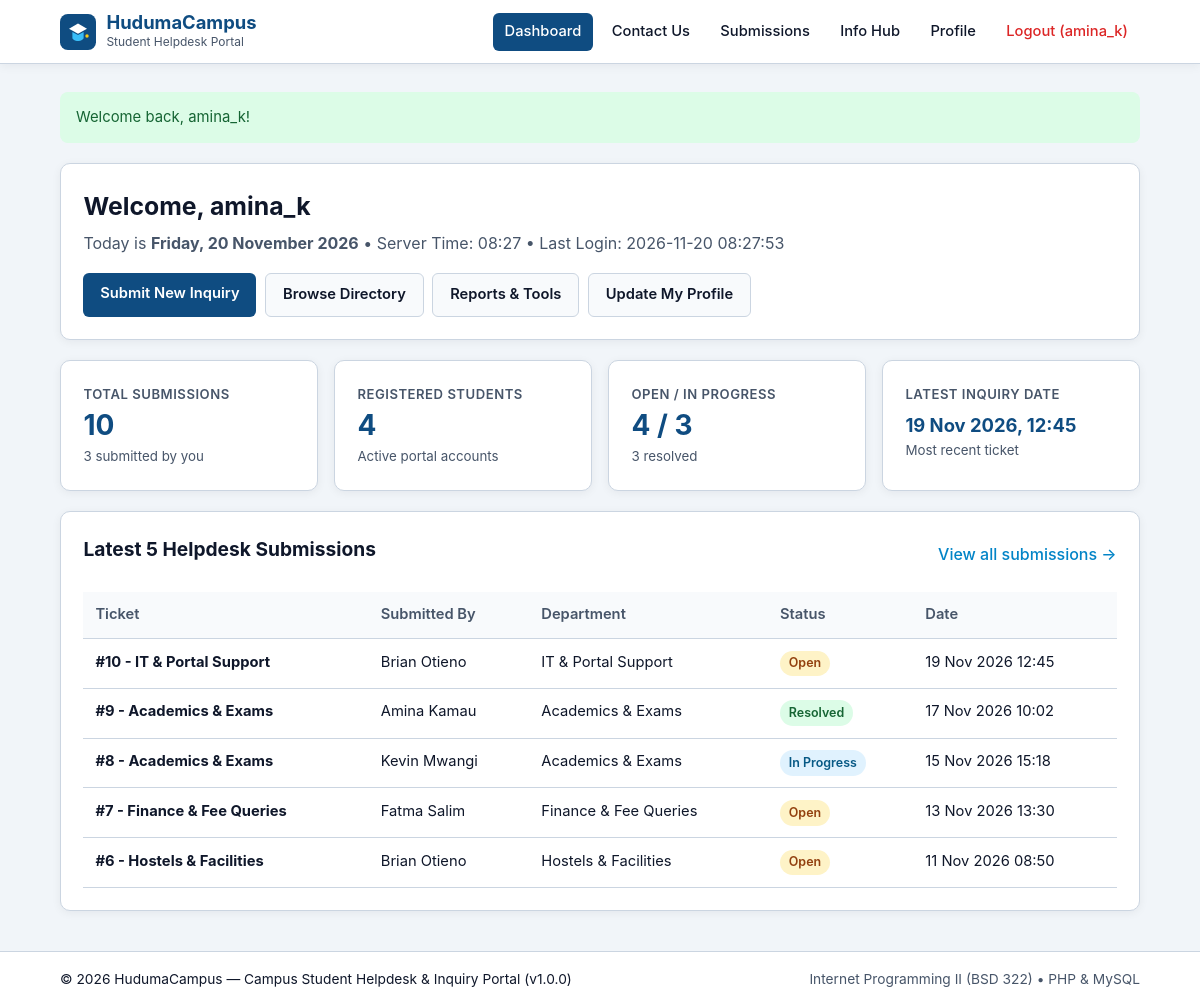
/pages/dashboard.php (signed in), run on the app's committed database.
### tables this page shows
CREATE TABLE `submissions` (
    `id` INT UNSIGNED NOT NULL AUTO_INCREMENT,
    `user_id` INT UNSIGNED NOT NULL,
    `category_id` INT UNSIGNED NOT NULL,
    `sender_name` VARCHAR(100) NOT NULL,
    `sender_email` VARCHAR(120) NOT NULL,
    `subject` VARCHAR(150) NOT NULL,
    `message` TEXT NOT NULL,
    `status` ENUM('Open', 'In Progress', 'Resolved') NOT NULL DEFAULT 'Open',
    `created_at` DATETIME NOT NULL DEFAULT CURRENT_TIMESTAMP,
    `updated_at` DATETIME DEFAULT NULL ON UPDATE CURRENT_TIMESTAMP,
    PRIMARY KEY (`id`),
    KEY `idx_submissions_user_id` (`user_id`),
    KEY `idx_submissions_category_id` (`category_id`),
    KEY `idx_submissions_email` (`sender_email`),
    KEY `idx_submissions_subject` (`subject`),
    KEY `idx_submissions_status` (`status`),
    KEY `idx_submissions_created_at` (`created_at`),
    CONSTRAINT `fk_submissions_user`
        FOREIGN KEY (`user_id`) REFERENCES `users` (`id`)
        ON DELETE CASCADE ON UPDATE CASCADE,
    CONSTRAINT `fk_submissions_category`
        FOREIGN KEY (`category_id`) REFERENCES `categories` (`id`)
        ON DELETE RESTRICT ON UPDATE CASCADE
);

CREATE TABLE `categories` (
    `id` INT UNSIGNED NOT NULL AUTO_INCREMENT,
    `name` VARCHAR(80) NOT NULL,
    `desk_email` VARCHAR(120) NOT NULL,
    `description` VARCHAR(255) DEFAULT NULL,
    `created_at` DATETIME NOT NULL DEFAULT CURRENT_TIMESTAMP,
    PRIMARY KEY (`id`),
    UNIQUE KEY `uq_categories_name` (`name`)
);

### includes/functions.php (called while the page is built, shortened)
<?php
function e(?string $value): string
{
    return htmlspecialchars($value ?? '', ENT_QUOTES | ENT_SUBSTITUTE, 'UTF-8');
}
function getFlash(): ?array
{
    if (isset($_SESSION['flash'])) {
        $flash = $_SESSION['flash'];
        return $flash;
    }
    return null;
}
function isLoggedIn(): bool
{
    return isset($_SESSION['user_id']) && is_int($_SESSION['user_id']);
}
function getCurrentTheme(): string
{
    $allowed = ['light', 'dark'];
    $theme   = $_COOKIE['hc_theme'] ?? 'light';
    return in_array($theme, $allowed, true) ? $theme : 'light';
}

### pages/dashboard.php (the view, shortened to what this page needs)
<?php
require_once dirname(__DIR__) . '/includes/functions.php';
$pdo    = getDBConnection();
$userId = (int) $_SESSION['user_id'];
$subStats = $pdo->query(
    "SELECT
        COUNT(id) AS total_submissions,
        COALESCE(SUM(CASE WHEN status = 'Open' THEN 1 ELSE 0 END), 0) AS open_count,
        COALESCE(SUM(CASE WHEN status = 'In Progress' THEN 1 ELSE 0 END), 0) AS progress_count,
        COALESCE(SUM(CASE WHEN status = 'Resolved' THEN 1 ELSE 0 END), 0) AS resolved_count,
        MAX(created_at) AS latest_submission
     FROM submissions"
)->fetch();
$userCount = (int) $pdo->query('SELECT COUNT(id) FROM users')->fetchColumn();
$myStmt = $pdo->prepare('SELECT COUNT(id) FROM submissions WHERE user_id = :uid');
$myStmt->execute([':uid' => $userId]);
$mySubmissions = (int) $myStmt->fetchColumn();
$recentStmt = $pdo->query(
    "SELECT
        s.id,
        CONCAT('#', s.id, ' - ', s.subject) AS ticket_label,
        s.sender_name,
        c.name AS category_name,
        s.status,
        s.created_at
     FROM submissions s
     INNER JOIN categories c ON s.category_id = c.id
     ORDER BY s.created_at DESC
     LIMIT 5"
);
$recentTickets = $recentStmt->fetchAll();
$quickActions = [
    ['label' => 'Submit New Inquiry', 'url' => '/pages/contact.php',     'style' => 'btn-primary'],
    ['label' => 'Browse Directory',   'url' => '/pages/submissions.php', 'style' => 'btn-secondary'],
    ['label' => 'Reports & Tools',    'url' => '/pages/info_hub.php',    'style' => 'btn-secondary'],
    ['label' => 'Update My Profile',  'url' => '/pages/profile.php',     'style' => 'btn-secondary'],
];
require_once dirname(__DIR__) . '/includes/header.php';
?>
<section class="page-header card">
    <div>
        <h1>Welcome, <?= e($_SESSION['username']) ?></h1>
        <p class="muted">
            Today is <strong><?= e(date('l, j F Y')) ?></strong>
            &bull; Server Time: <?= e(date('H:i')) ?>
            <?php if (!empty($_COOKIE['hc_last_login'])): ?>
                &bull; Last Login: <?= e($_COOKIE['hc_last_login']) ?>
            <?php endif; ?>
        </p>
    </div>
    <div class="btn-group">
        <?php foreach ($quickActions as $action): ?>
            <a href="<?= e(BASE_URL . $action['url']) ?>" class="btn <?= e($action['style']) ?>">
                <?= e($action['label']) ?>
            </a>
        <?php endforeach; ?>
    </div>
</section>
<section class="stats-grid" aria-label="Helpdesk Summary Statistics">
    <article class="stat-card card">
        <span class="stat-label">Total Submissions</span>
        <strong class="stat-value"><?= (int) $subStats['total_submissions'] ?></strong>
        <small class="muted"><?= $mySubmissions ?> submitted by you</small>
    </article>
    <article class="stat-card card">
        <span class="stat-label">Registered Students</span>
        <strong class="stat-value"><?= $userCount ?></strong>
        <small class="muted">Active portal accounts</small>
    </article>
    <article class="stat-card card">
        <span class="stat-label">Open / In Progress</span>
        <strong class="stat-value"><?= (int) $subStats['open_count'] ?> / <?= (int) $subStats['progress_count'] ?></strong>
        <small class="muted"><?= (int) $subStats['resolved_count'] ?> resolved</small>
    </article>
    <article class="stat-card card">
        <span class="stat-label">Latest Inquiry Date</span>
        <strong class="stat-value stat-date">
            <?= $subStats['latest_submission'] ? e(date('d M Y, H:i', strtotime($subStats['latest_submission']))) : 'None yet' ?>
        </strong>
        <small class="muted">Most recent ticket</small>
    </article>
</section>
<section class="card">
    <div class="section-head">
        <h2>Latest 5 Helpdesk Submissions</h2>
        <a href="<?= e(BASE_URL) ?>/pages/submissions.php" class="link">View all submissions &rarr;</a>
    </div>
    <?php if (empty($recentTickets)): ?>
        <p class="muted">No submissions recorded yet. <a href="<?= e(BASE_URL) ?>/pages/contact.php">Create the first inquiry</a>.</p>
    <?php else: ?>
        <div class="table-wrap">
            <table>
                <thead>
                    <tr>
                        <th>Ticket</th>
                        <th>Submitted By</th>
                        <th>Department</th>
                        <th>Status</th>
                        <th>Date</th>
                    </tr>
                </thead>
                <tbody>
                    <?php foreach ($recentTickets as $ticket): ?>
                        <?php
                        switch ($ticket['status']) {
                            case 'Resolved':
                                $badgeClass = 'badge-resolved';
                                break;
                            case 'In Progress':
                                $badgeClass = 'badge-progress';
                                break;
                            default:
                                $badgeClass = 'badge-open';
                                break;
                        }
                        ?>
                        <tr>
                            <td><strong><?= e($ticket['ticket_label']) ?></strong></td>
                            <td><?= e($ticket['sender_name']) ?></td>
                            <td><?= e($ticket['category_name']) ?></td>
                            <td><span class="badge <?= e($badgeClass) ?>"><?= e($ticket['status']) ?></span></td>
                            <td><?= e(date('d M Y H:i', strtotime($ticket['created_at']))) ?></td>
                        </tr>
                    <?php endforeach; ?>
                </tbody>
            </table>
        </div>
    <?php endif; ?>
</section>
<?php require_once dirname(__DIR__) . '/includes/footer.php'; ?>

### includes/header.php (shortened to what this page needs)
<?php
require_once __DIR__ . '/functions.php';
$theme     = getCurrentTheme();
$flash     = getFlash();
?>
<!DOCTYPE html>
<html lang="en">
<head>
    <link rel="stylesheet" href="<?= e(BASE_URL) ?>/assets/css/style.css">
</head>
<body data-theme="<?= e($theme) ?>">
<header class="site-header">
    <div class="container header-inner">
        <a class="brand" href="<?= e(BASE_URL) ?>/<?= isLoggedIn() ? 'pages/dashboard.php' : 'index.php' ?>">
            <img src="<?= e(BASE_URL) ?>/assets/img/logo.svg" alt="HudumaCampus Helpdesk Logo" width="36" height="36">
            <div>
                <span class="brand-name"><?= e(APP_NAME) ?></span>
                <small class="brand-sub">Student Helpdesk Portal</small>
            </div>
        </a>
        <?php require __DIR__ . '/nav.php'; ?>
    </div>
</header>
<main class="container main-content">
    <?php if ($flash !== null): ?>
        <div class="alert alert-<?= e($flash['type']) ?>" role="alert">
            <?= e($flash['message']) ?>
        </div>
    <?php endif; ?>

### includes/nav.php (shortened to what this page needs)
<?php
$currentFile = basename($_SERVER['PHP_SELF']);
?>
<nav class="site-nav" aria-label="Primary Navigation">
    <ul>
        <?php if (isLoggedIn()): ?>
            <li><a href="<?= e(BASE_URL) ?>/pages/dashboard.php" class="<?= $currentFile === 'dashboard.php' ? 'active' : '' ?>">Dashboard</a></li>
            <li><a href="<?= e(BASE_URL) ?>/pages/contact.php" class="<?= $currentFile === 'contact.php' ? 'active' : '' ?>">Contact Us</a></li>
            <li><a href="<?= e(BASE_URL) ?>/pages/submissions.php" class="<?= $currentFile === 'submissions.php' ? 'active' : '' ?>">Submissions</a></li>
            <li><a href="<?= e(BASE_URL) ?>/pages/info_hub.php" class="<?= $currentFile === 'info_hub.php' ? 'active' : '' ?>">Info Hub</a></li>
            <li><a href="<?= e(BASE_URL) ?>/pages/profile.php" class="<?= $currentFile === 'profile.php' ? 'active' : '' ?>">Profile</a></li>
            <li><a href="<?= e(BASE_URL) ?>/pages/logout.php" class="nav-logout">Logout (<?= e($_SESSION['username']) ?>)</a></li>
        <?php endif; ?>
    </ul>
</nav>

### includes/footer.php
</main>
<footer class="site-footer">
    <div class="container footer-inner">
        <p>&copy; <?= date('Y') ?> <?= e(APP_NAME) ?> &mdash; <?= e(APP_TAGLINE) ?> (v<?= e(APP_VERSION) ?>)</p>
        <p class="muted">Internet Programming II (BSD 322) &bull; PHP &amp; MySQL</p>
    </div>
</footer>
</body>
</html>

### assets/css/style.css (style rules this page uses)
:root { --bg: #f1f5f9; --surface: #ffffff; --surface-alt: #f8fafc; --text: #0f172a; --muted: #475569; --border: #cbd5e1; --primary: #0f4c81; --primary-hover: #0a365c; --accent: #0284c7; --danger: #dc2626; --success-bg: #dcfce7; --success-text: #166534; --error-bg: #fee2e2; --error-text: #991b1b; --shadow: 0 2px 10px rgba(15, 23, 42, 0.06); }
* { box-sizing: border-box; margin: 0; padding: 0; }
body { font-family: -apple-system, BlinkMacSystemFont, "Segoe UI", Roboto, sans-serif; background: var(--bg); color: var(--text); line-height: 1.6; min-height: 100vh; display: flex; flex-direction: column; }
.container { width: 100%; max-width: 1120px; margin: 0 auto; padding: 0 1.25rem; }
.site-header { background: var(--surface); border-bottom: 1px solid var(--border); box-shadow: var(--shadow); position: sticky; top: 0; z-index: 50; }
.header-inner { display: flex; align-items: center; justify-content: space-between; gap: 1rem; padding-top: 0.75rem; padding-bottom: 0.75rem; flex-wrap: wrap; }
.brand { display: flex; align-items: center; gap: 0.65rem; text-decoration: none; color: var(--text); }
.brand-name { display: block; font-size: 1.15rem; font-weight: 700; color: var(--primary); line-height: 1.1; }
.brand-sub { display: block; font-size: 0.75rem; color: var(--muted); }
.site-nav ul { list-style: none; display: flex; gap: 0.4rem; flex-wrap: wrap; }
.site-nav a { display: inline-block; padding: 0.45rem 0.75rem; border-radius: 6px; text-decoration: none; color: var(--text); font-size: 0.92rem; font-weight: 500; transition: background 0.15s ease, color 0.15s ease; }
.site-nav a:hover, .site-nav a.active { background: var(--primary); color: #ffffff; }
.site-nav a.nav-logout { color: var(--danger); }
.main-content { flex: 1; padding-top: 1.75rem; padding-bottom: 2.5rem; display: flex; flex-direction: column; gap: 1.25rem; }
.card { background: var(--surface); border: 1px solid var(--border); border-radius: 10px; padding: 1.4rem; box-shadow: var(--shadow); }
.page-header { display: flex; justify-content: space-between; align-items: center; gap: 1rem; flex-wrap: wrap; }
.section-head { display: flex; justify-content: space-between; align-items: center; margin-bottom: 1rem; gap: 0.75rem; }
h1 { font-size: 1.55rem; margin-bottom: 0.3rem; }
h2 { font-size: 1.2rem; margin-bottom: 0.65rem; }
.muted { color: var(--muted); }
.link { color: var(--accent); text-decoration: none; font-weight: 500; }
.stats-grid { display: grid; grid-template-columns: repeat(4, minmax(0, 1fr)); gap: 1rem; }
.stat-card { display: flex; flex-direction: column; gap: 0.25rem; }
.stat-label { font-size: 0.82rem; text-transform: uppercase; letter-spacing: 0.04em; color: var(--muted); font-weight: 600; }
.stat-value { font-size: 1.75rem; color: var(--primary); line-height: 1.2; }
.stat-date { font-size: 1.15rem; padding-top: 0.35rem; }
.btn-group { display: flex; gap: 0.55rem; flex-wrap: wrap; }
.btn, .btn-sm { display: inline-block; border: none; border-radius: 6px; font-weight: 600; cursor: pointer; text-decoration: none; text-align: center; }
.btn { padding: 0.58rem 1.05rem; font-size: 0.92rem; }
.btn-primary { background: var(--primary); color: #ffffff; }
.btn-secondary { background: var(--surface-alt); color: var(--text); border: 1px solid var(--border); }
.table-wrap { overflow-x: auto; }
table { width: 100%; border-collapse: collapse; font-size: 0.92rem; }
th, td { padding: 0.72rem 0.75rem; text-align: left; border-bottom: 1px solid var(--border); vertical-align: top; }
th { background: var(--surface-alt); font-weight: 600; color: var(--muted); white-space: nowrap; }
.badge { display: inline-block; padding: 0.18rem 0.55rem; border-radius: 999px; font-size: 0.78rem; font-weight: 600; white-space: nowrap; }
.badge-open { background: #fef3c7; color: #92400e; }
.badge-progress { background: #e0f2fe; color: #075985; }
.badge-resolved { background: #dcfce7; color: #166534; }
.alert { padding: 0.85rem 1rem; border-radius: 8px; font-size: 0.93rem; }
.alert-success { background: var(--success-bg); color: var(--success-text); }
.site-footer { background: var(--surface); border-top: 1px solid var(--border); padding: 1rem 0; margin-top: auto; }
.footer-inner { display: flex; justify-content: space-between; align-items: center; gap: 0.75rem; flex-wrap: wrap; font-size: 0.86rem; }

### data on the page
submissions: ticket_label "#10 - IT & Portal Support", sender_name "Brian Otieno", category.name "IT & Portal Support", status "Open", created_at "19 Nov 2026 12:45"
submissions: ticket_label "#9 - Academics & Exams", sender_name "Amina Kamau", category.name "Academics & Exams", status "Resolved", created_at "17 Nov 2026 10:02"
submissions: ticket_label "#8 - Academics & Exams", sender_name "Kevin Mwangi", category.name "Academics & Exams", status "In Progress", created_at "15 Nov 2026 15:18"
submissions: ticket_label "#7 - Finance & Fee Queries", sender_name "Fatma Salim", category.name "Finance & Fee Queries", status "Open", created_at "13 Nov 2026 13:30"
submissions: ticket_label "#6 - Hostels & Facilities", sender_name "Brian Otieno", category.name "Hostels & Facilities", status "Open", created_at "11 Nov 2026 08:50"

### other printed values
APP_NAME "HudumaCampus"
$_SESSION['username'] "amina_k"
$flash['message'] "Welcome back, amina_k!"
$_COOKIE['hc_last_login'] "2026-11-20 08:27:53"
$action['label'] "Submit New Inquiry"
$action['label'] "Browse Directory"
$action['label'] "Reports & Tools"
$action['label'] "Update My Profile"
$subStats['total_submissions'] "10"
$mySubmissions "3"
$userCount "4"
$subStats['open_count'] "4"
$subStats['progress_count'] "3"
$subStats['resolved_count'] "3"
date('d M Y, H:i', strtotime($subStats['latest_submission'])) "19 Nov 2026, 12:45"
